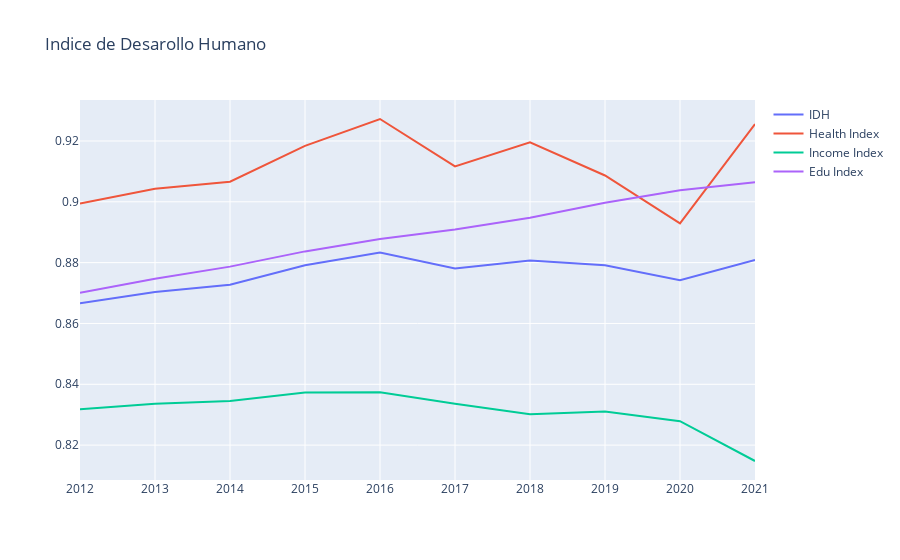

Notebook code cell kept with this figure:
### Code cell
# graph dummy data with ploty
fig = go.Figure()
fig.add_trace(go.Scatter(x=df['Year'], y=df['index'], name='IDH', mode='lines'))
fig.add_trace(go.Scatter(x=df['Year'], y=df['health_index'], name='Health Index', mode='lines'))
fig.add_trace(go.Scatter(x=df['Year'], y=df['income_index'], name='Income Index', mode='lines'))
fig.add_trace(go.Scatter(x=df['Year'], y=df['edu_index'], name='Edu Index', mode='lines'))
fig.layout.title = 'Indice de Desarollo Humano'
print(fig.show())

### Figure 1 — Plotly figure (JSON) as saved in the notebook; plotly's stock layout.template omitted (floating-point values rounded to 4 significant figures)
{"data": [{"mode": "lines", "name": "IDH", "type": "scatter", "x": [2012, 2013, 2014, 2015, 2016, 2017, 2018, 2019, 2020, 2021], "y": [0.8666, 0.8704, 0.8727, 0.8792, 0.8834, 0.8781, 0.8807, 0.8791, 0.8742, 0.8809]}, {"mode": "lines", "name": "Health Index", "type": "scatter", "x": [2012, 2013, 2014, 2015, 2016, 2017, 2018, 2019, 2020, 2021], "y": [0.8994, 0.9043, 0.9066, 0.9184, 0.9272, 0.9117, 0.9195, 0.9087, 0.8929, 0.9256]}, {"mode": "lines", "name": "Income Index", "type": "scatter", "x": [2012, 2013, 2014, 2015, 2016, 2017, 2018, 2019, 2020, 2021], "y": [0.8318, 0.8336, 0.8345, 0.8373, 0.8374, 0.8336, 0.8301, 0.831, 0.8279, 0.8148]}, {"mode": "lines", "name": "Edu Index", "type": "scatter", "x": [2012, 2013, 2014, 2015, 2016, 2017, 2018, 2019, 2020, 2021], "y": [0.8701, 0.8747, 0.8787, 0.8837, 0.8878, 0.8909, 0.8948, 0.8997, 0.9038, 0.9064]}], "layout": {"title": {"text": "Indice de Desarollo Humano"}}}
